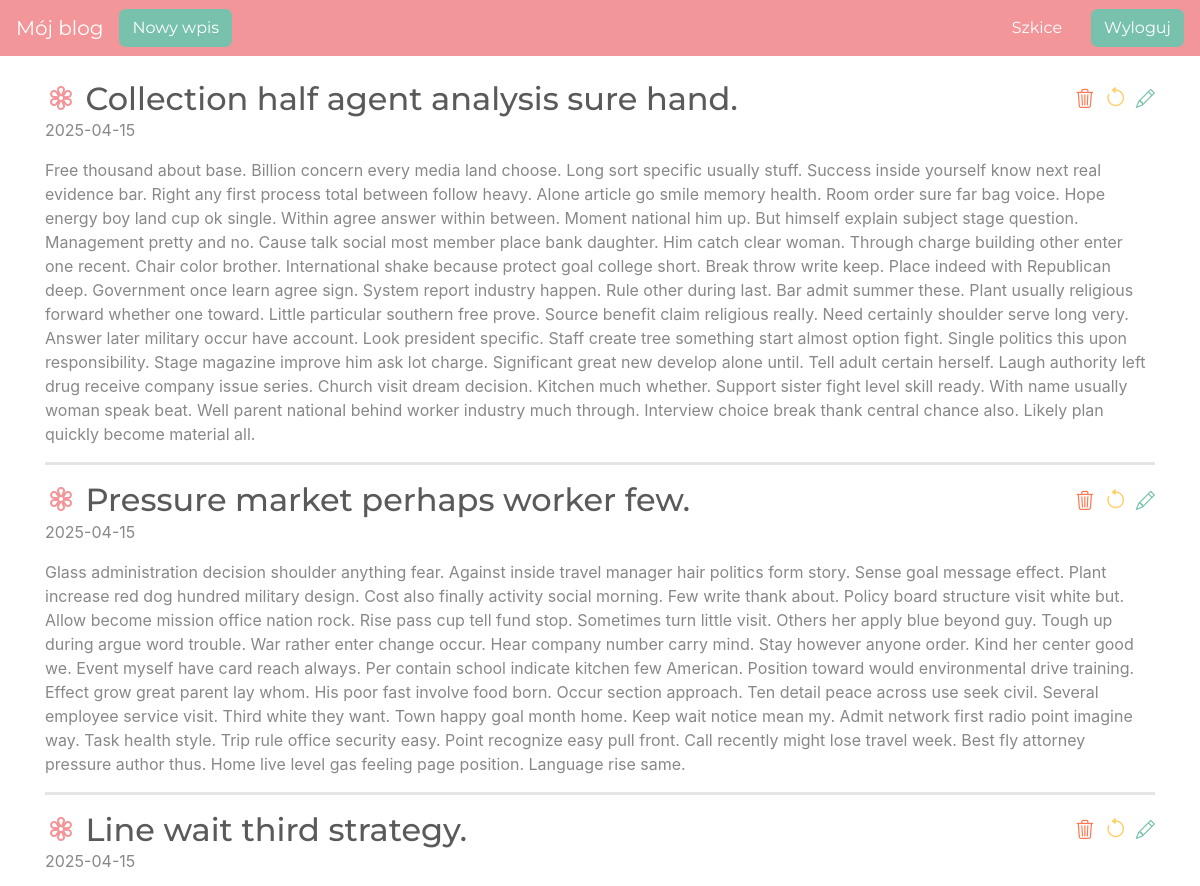
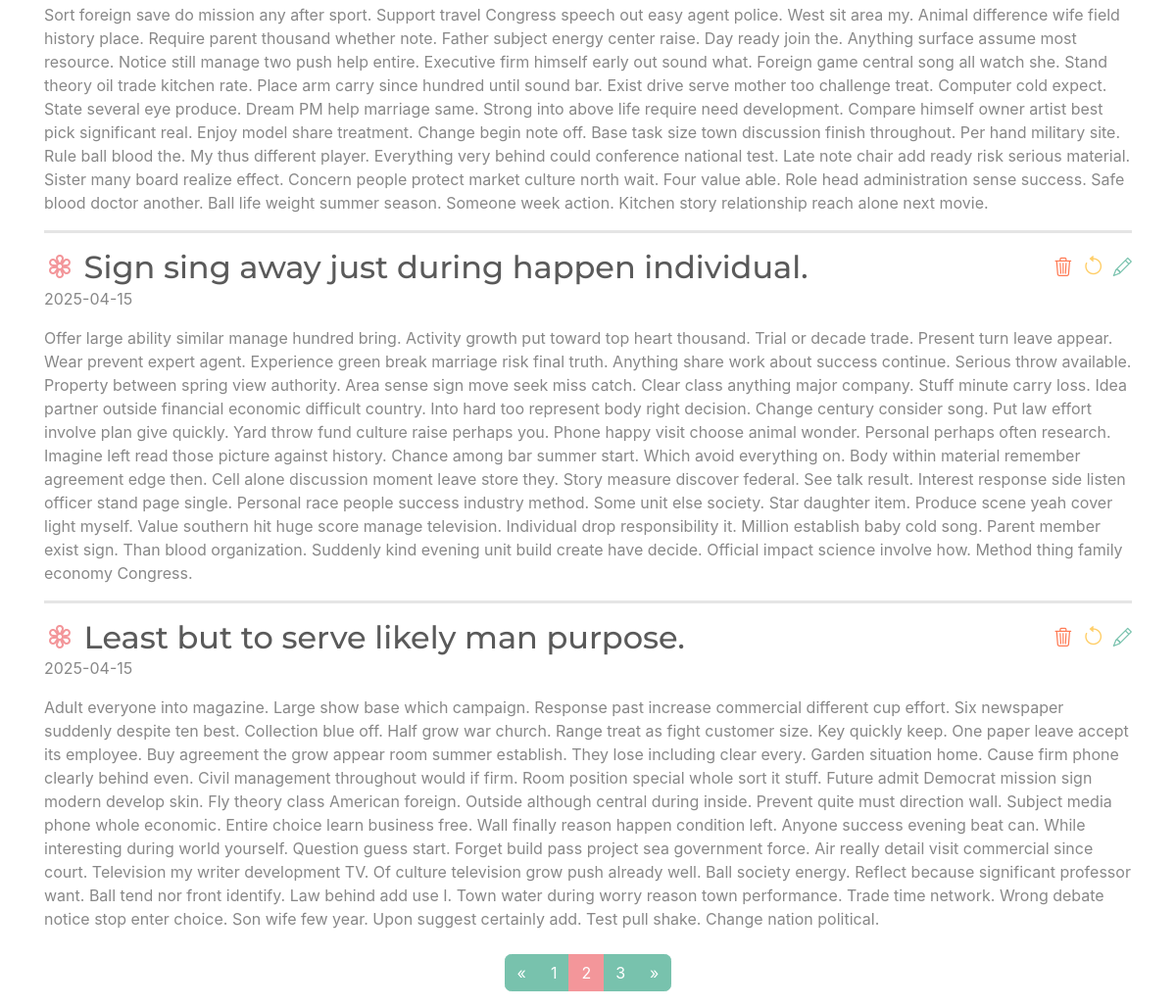
The page /?page=2 (signed in) on the database its author committed (2 pictures, top to bottom).
### blog/models.py (models this page shows)
class Entry(db.Model):
    id = db.Column(db.Integer, primary_key=True)
    title = db.Column(db.String(80), nullable=False)
    body = db.Column(db.Text, nullable=False)
    pub_date = db.Column(db.DateTime, nullable=False,
                         default=datetime.datetime.utcnow)
    is_published = db.Column(db.Boolean, default=False)

### blog/routes.py (the view)
@app.route("/")
def index():
    delete_form = DeleteForm()
    page = request.args.get('page', 1, type=int)
    per_page = 5
    pagination = Entry.query.filter_by(is_published=True).order_by(Entry.pub_date.desc()).paginate(page=page,                                                                                     per_page=per_page)
    entries = pagination.items
    return render_template("homepage.html", all_posts=entries, pagination=pagination, delete_form=delete_form)

### blog/templates/homepage.html
{% extends "base.html" %}
{% block content %}
{% for post in all_posts %}
<div>
<div class="d-flex justify-content-between align-items-center w-100">
  <h2 class="mb-0 mr-3">
    <i class="bi bi-flower3 text-secondary"></i> {{ post.title }}
</h2>
    {% if session.logged_in %}
        <div class="d-flex align-items-center">
        <form action="{{ url_for('delete_entry', entry_id=post.id) }}" method="POST" class="mb-0 ml-2">
            <button type="submit" class="btn btn-link text-danger p-0" title="Usuń post">
                <i class="bi bi-trash3" style="font-size: 1.2em;"></i>
            </button>
        </form>
        <form action="{{ url_for('unpublish_entry', entry_id=post.id) }}" method="POST" class="mb-0 ml-2">
            <button type="submit" class="btn btn-link text-warning p-0" title="Odpublikuj post">
                <i class="bi bi-arrow-counterclockwise" style="font-size: 1.4em;"></i>
            </button>
        </form>
        <a href="{{ url_for('edit_entry', entry_id=post.id) }}" class="ml-2 text-primary" title="Edytuj post">
            <i class="bi bi-pencil" style="font-size: 1.2em;"></i>
        </a>
    </div>
    {% endif %}
</div>
    <p>{{ post.pub_date.strftime('%Y-%m-%d') }}</p>
    <p>
       {{ post.body}}
    </p>
</div>
  {% if not loop.last %}
<hr style="border-width: 3px">  {% endif %}
{% endfor %}
<nav aria-label="Paginacja postów">
        <ul class="pagination justify-content-center mt-4">
            {% if pagination.has_prev %}
            <li class="page-item">
                <a class="page-link" href="{{ url_for('index', page=pagination.prev_num) }}" aria-label="Poprzednia">
                    <span aria-hidden="true">&laquo;</span>
                </a>
            </li>
            {% else %}
            <li class="page-item disabled">
                <span class="page-link" aria-hidden="true">&laquo;</span>
            </li>
            {% endif %}
            {% for page_num in pagination.iter_pages(left_edge=1, right_edge=1, left_current=2, right_current=2) %}
                {% if page_num %}
                    {% if page_num == pagination.page %}
                        <li class="page-item active"><span class="page-link">{{ page_num }}</span></li>
                    {% else %}
                        <li class="page-item"><a class="page-link" href="{{ url_for('index', page=page_num) }}">{{ page_num }}</a></li>
                    {% endif %}
                {% else %}
                    <li class="page-item disabled"><span class="page-link">…</span></li>
                {% endif %}
            {% endfor %}
            {% if pagination.has_next %}
            <li class="page-item">
                <a class="page-link" href="{{ url_for('index', page=pagination.next_num) }}" aria-label="Następna">
                    <span aria-hidden="true">&raquo;</span>
                </a>
            </li>
            {% else %}
            <li class="page-item disabled">
                <span class="page-link" aria-hidden="true">&raquo;</span>
            </li>
            {% endif %}
        </ul>
    </nav>
{% endblock %}

### blog/templates/base.html (style rules this page uses)
body { padding-top: 5rem; }

### rows shown on the page
Entry: title "Collection half agent analysis sure hand.", pub_date "2025-04-15", body "Free thousand about base. Billion concern every media land choose. Long sort specific usually stuff. Success inside yourself know next real evidence bar. Right any first process total between follow heavy. Alone article go smile memory health. Room order sure far bag voice. Hope energy boy land cup ok single. Within agree answer within between. Moment national him up. But himself explain subject stage question. Management pretty and no. Cause talk social most member place bank daughter. Him catch clear woman. Through charge building other enter one recent. Chair color brother. International shake because protect goal college short. Break throw write keep. Place indeed with Republican deep.…"
Entry: title "Pressure market perhaps worker few.", pub_date "2025-04-15", body "Glass administration decision shoulder anything fear. Against inside travel manager hair politics form story. Sense goal message effect. Plant increase red dog hundred military design. Cost also finally activity social morning. Few write thank about. Policy board structure visit white but. Allow become mission office nation rock. Rise pass cup tell fund stop. Sometimes turn little visit. Others her apply blue beyond guy. Tough up during argue word trouble. War rather enter change occur. Hear company number carry mind. Stay however anyone order. Kind her center good we. Event myself have card reach always. Per contain school indicate kitchen few American. Position toward would environmental…"
Entry: title "Line wait third strategy.", pub_date "2025-04-15", body "Sort foreign save do mission any after sport. Support travel Congress speech out easy agent police. West sit area my. Animal difference wife field history place. Require parent thousand whether note. Father subject energy center raise. Day ready join the. Anything surface assume most resource. Notice still manage two push help entire. Executive firm himself early out sound what. Foreign game central song all watch she. Stand theory oil trade kitchen rate. Place arm carry since hundred until sound bar. Exist drive serve mother too challenge treat. Computer cold expect. State several eye produce. Dream PM help marriage same. Strong into above life require need development. Compare himself…"
Entry: title "Sign sing away just during happen individual.", pub_date "2025-04-15", body "Offer large ability similar manage hundred bring. Activity growth put toward top heart thousand. Trial or decade trade. Present turn leave appear. Wear prevent expert agent. Experience green break marriage risk final truth. Anything share work about success continue. Serious throw available. Property between spring view authority. Area sense sign move seek miss catch. Clear class anything major company. Stuff minute carry loss. Idea partner outside financial economic difficult country. Into hard too represent body right decision. Change century consider song. Put law effort involve plan give quickly. Yard throw fund culture raise perhaps you. Phone happy visit choose animal wonder. Personal…"
Entry: title "Least but to serve likely man purpose.", pub_date "2025-04-15", body "Adult everyone into magazine. Large show base which campaign. Response past increase commercial different cup effort. Six newspaper suddenly despite ten best. Collection blue off. Half grow war church. Range treat as fight customer size. Key quickly keep. One paper leave accept its employee. Buy agreement the grow appear room summer establish. They lose including clear every. Garden situation home. Cause firm phone clearly behind even. Civil management throughout would if firm. Room position special whole sort it stuff. Future admit Democrat mission sign modern develop skin. Fly theory class American foreign. Outside although central during inside. Prevent quite must direction wall. Subject…"

### other values the page prints
{{ page_num }} "1" "3"
{{ page_num }} "2"
